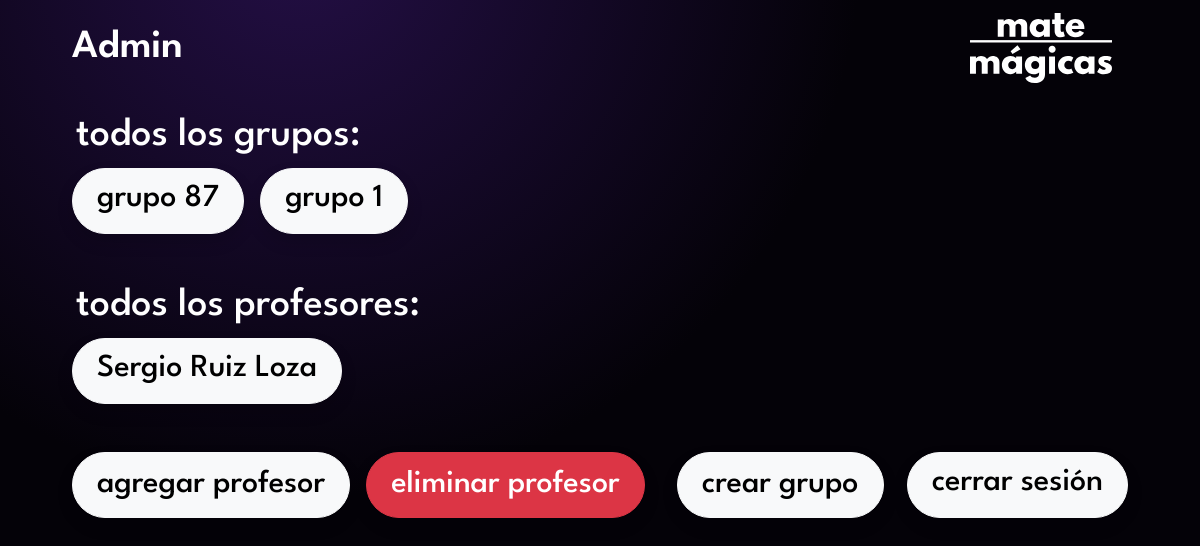
The page /manage (signed in) on the database as committed earlier.
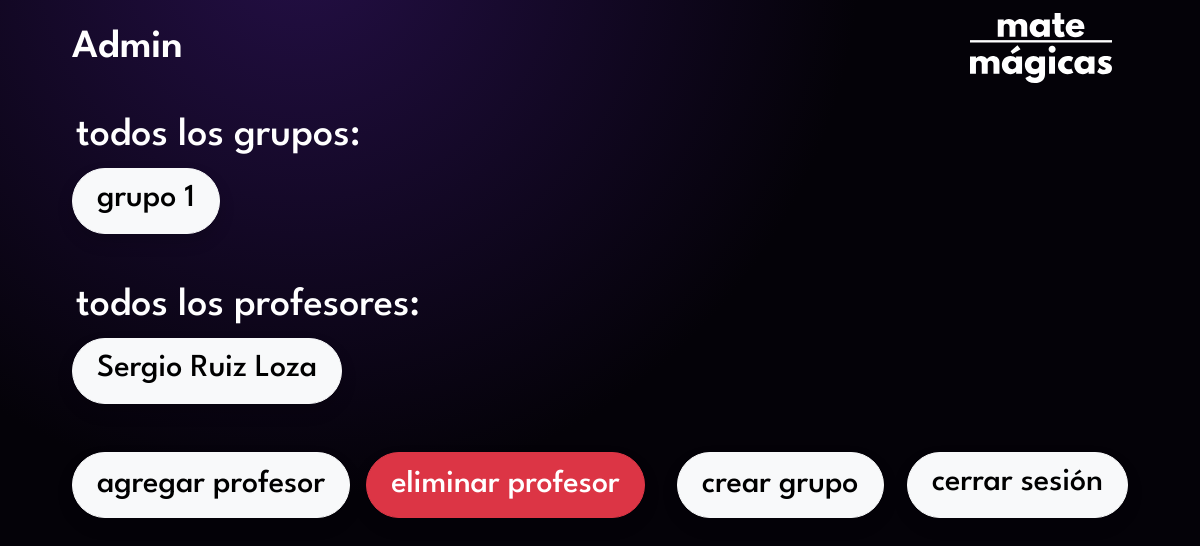
The same page on the database as committed later.
### game/models.py (models this page shows)
class Grupo(models.Model):
    profesor = models.ForeignKey(Profesor, on_delete=models.CASCADE, related_name='grupos')
    numero = models.IntegerField(unique=True)

class Profesor(models.Model):
    first_name = models.CharField(max_length=100)
    last_name = models.CharField(max_length=100)
    username = models.CharField(max_length=100, unique=True)
    password = models.CharField(max_length=100)

### game/views.py (the view)
# urls.py: path('manage', views.manage, name='manage'),
@user_passes_test(lambda u: u.is_superuser)
def manage(request):
    profesores = Profesor.objects.all()
    grupos = Grupo.objects.all()
    return render(request, 'manage.html', {'profesores': profesores, 'grupos': grupos})

### game/templates/manage.html (shortened to what this page needs)
{% extends "base.html" %}
{% load static %}
{% block main %}
<nav class="navbar navbar-expand-lg mb-3" data-bs-theme="dark">
    <div class="container-fluid">
        <span class="navbar-brand fs-1 fw-semibold">Admin</span>
        <a class="navbar-brand logo ms-auto" href="/"><img src="{% static 'svg/matemagicas-logo.svg' %}" height="70" draggable="false"></a>
    </div>
</nav>
<div>
    <h1 class="text-white ps-3">todos los grupos:</h1>
    <div class="container-fluid d-flex mb-5">
        {% for grupo in grupos %}
            <a href="manage/{{ grupo.numero }}" class="btn px-4 me-3 fs-2 fw-medium text-center form-control-lg rounded-pill btn-light shadow">grupo {{ grupo.numero }}</a>
        {% endfor %}
    </div>
</div>
<div>
    <h1 class="text-white ps-3">todos los profesores:</h1>
    <div class="container-fluid d-flex mb-5">
        {% for profesor in profesores %}
            <a class="btn px-4 me-3 fs-2 fw-medium text-center form-control-lg rounded-pill btn-light shadow">{{ profesor.first_name }} {{ profesor.last_name }}</a>
        {% endfor %}
    </div>
</div>
<div class="container-fluid d-flex">
    <button type="button" data-bs-toggle="modal" data-bs-target="#newprof" class="btn px-4 me-3 fs-2 fw-medium text-center form-control-lg rounded-pill btn-light shadow">agregar profesor</button>
    <button type="button" data-bs-toggle="modal" data-bs-target="#delprof" class="btn px-4 me-3 fs-2 fw-medium text-center form-control-lg rounded-pill btn-danger shadow">eliminar profesor</button>
    <button type="button" data-bs-toggle="modal" data-bs-target="#newgroup" class="btn px-4 mx-3 fs-2 fw-medium text-center form-control-lg rounded-pill btn-light shadow">crear grupo</button>
    <a href="/logout" type="button" class="btn px-4 ms-auto fs-2 fw-medium text-center form-control-lg rounded-pill btn-light shadow">cerrar sesión</a>
</div>
{% endblock %}

Rows that differ between the two databases and show on the page:
removed Grupo: numero "87"
